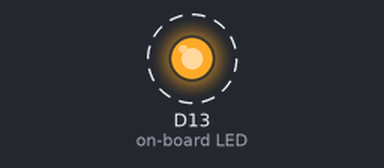
A program run on a simulated CircuitPython board. On the bench: output pins drawn as LEDs (lit = HIGH). Dashed ring = blinking.

Above: at 0.2 s.
Timing chart, 0 to 3.0 s (numbered marks = the images above):
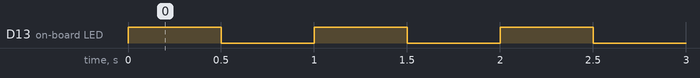

The program:

blink.py
```python
# Taken from the REPL based example.
from board import D13
import digitalio
import time

led = digitalio.DigitalInOut(D13)
led.switch_to_output()
while True:
    led.value = not led.value
    time.sleep(0.5)
```

Measured:
- by itself, D13 (on-board LED): alternates HIGH for 0.50 s and LOW for 0.50 s
